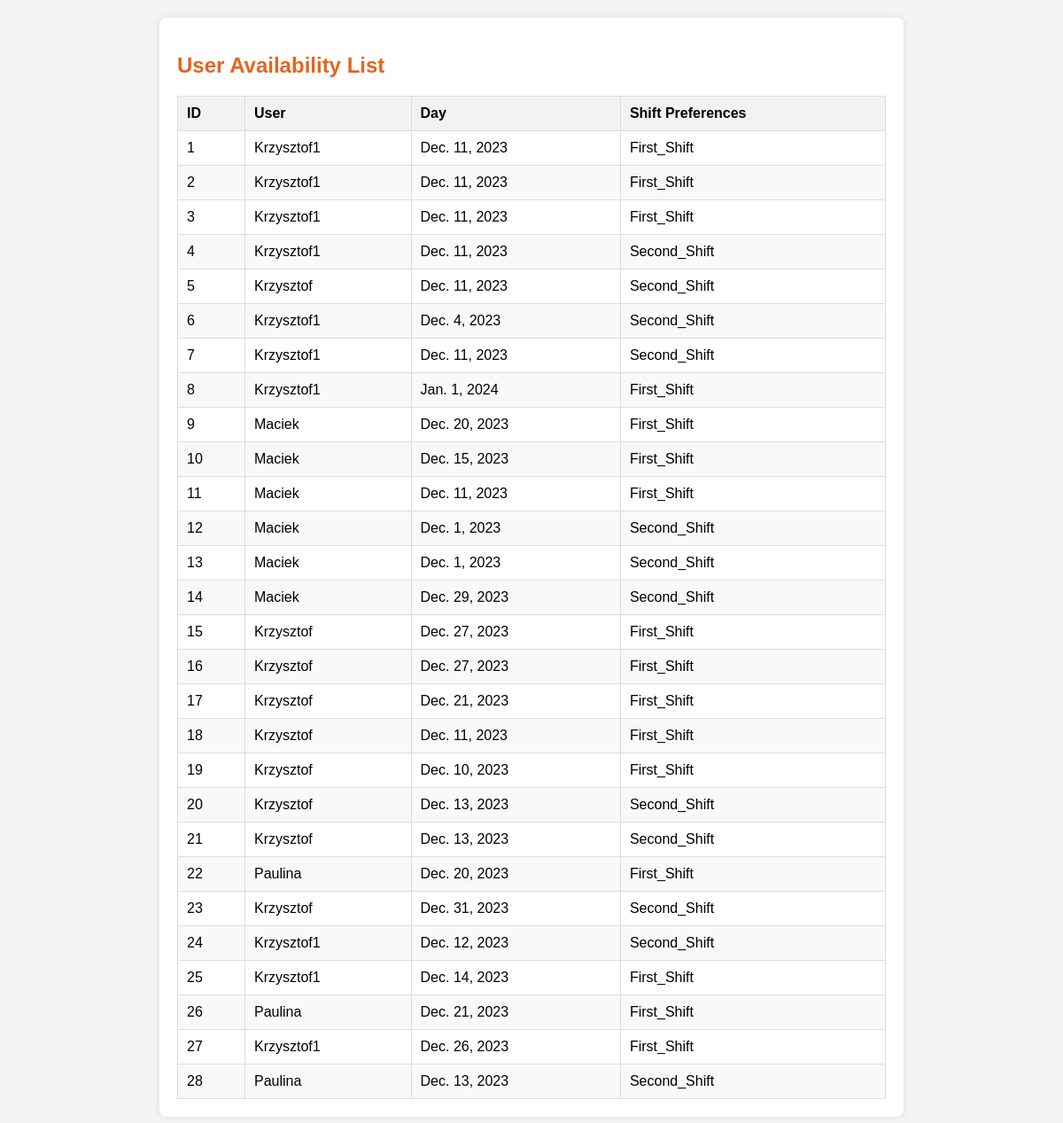
The app's page /availability_list (signed in), older data.
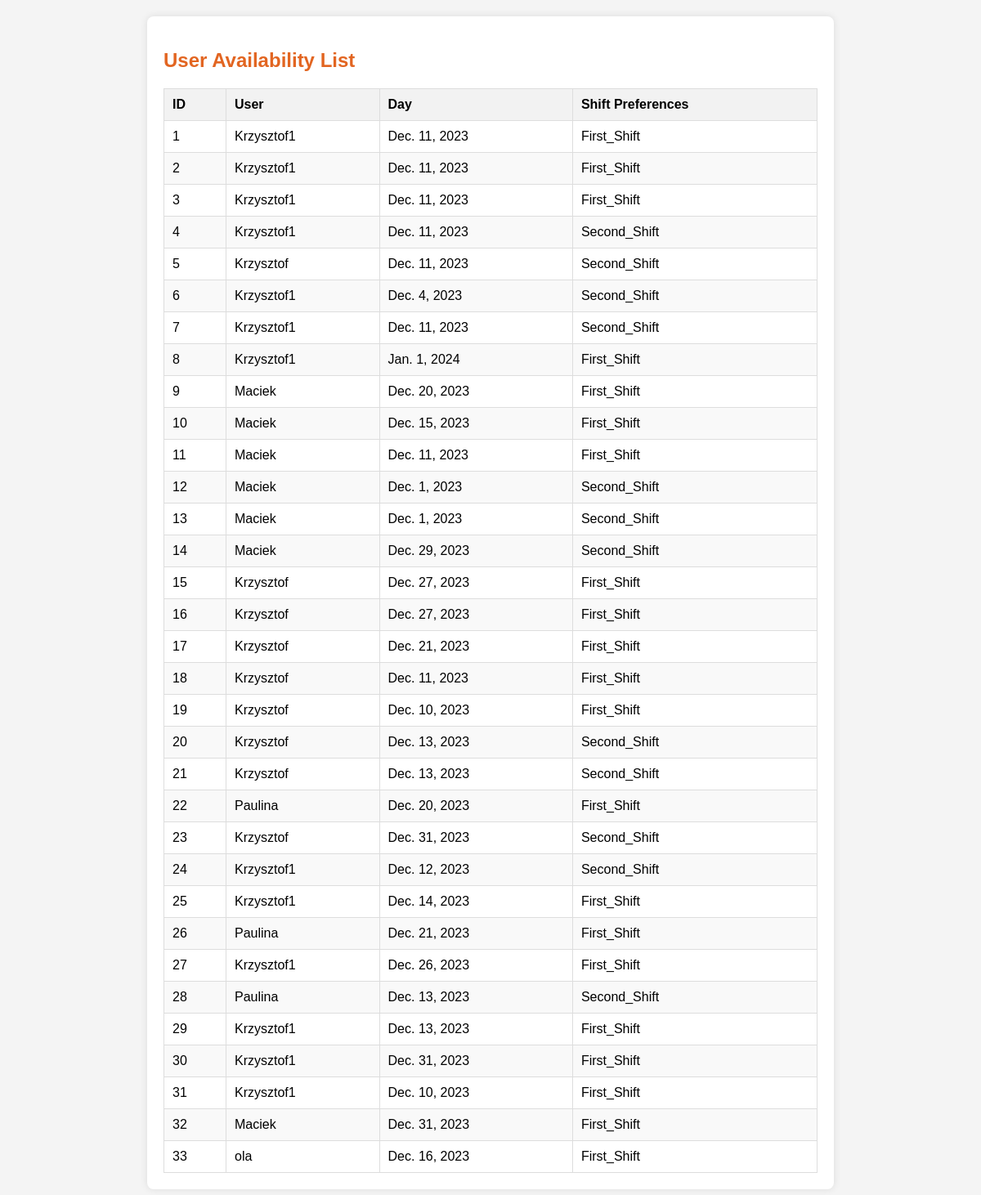
The same page, newer data.
### viewer/models.py (models this page shows, shortened)
class UserAvailability(models.Model):
    objects = None
    user_availability_id = models.AutoField(primary_key=True)
    user_id = models.ForeignKey(User, on_delete=models.CASCADE)  # Upewnij się, że to pole istnieje
    day = models.DateField(blank=True)
    shift_preferences = models.CharField(max_length=20, choices=SHIFT_CHOICES)

### viewer/views.py (the view)
# urls.py: path('availability_list', views.availability_list, name='availability_list'),
def availability_list(request):
    if request.user.is_staff:
        user_availabilities = UserAvailability.objects.all()
    else:
        user_availabilities = UserAvailability.objects.filter(user_id=request.user)
    context = {
        'user_availabilities': user_availabilities,
    }
    return render(request, 'schedule/availability_list.html', context)

### viewer/templates/schedule/availability_list.html (shortened to what this page needs)
<!DOCTYPE html>
<html lang="en">
<head>
</head>
<body>
<div class="container">
    <h2>User Availability List</h2>
    {% if user_availabilities %}
        <table class="availability-table">
            <thead>
                <tr>
                    <th onclick="sortTable(0)">ID</th>
                    <th onclick="sortTable(1)">User</th>
                    <th onclick="sortTable(2)">Day</th>
                    <th onclick="sortTable(3)">Shift Preferences</th>
                </tr>
            </thead>
            <tbody>
                {% for availability in user_availabilities %}
                    <tr>
                        <td>{{ availability.user_availability_id }}</td>
                        <td>{{ availability.user_id.username }}</td>
                        <td>{{ availability.day }}</td>
                        <td>{{ availability.shift_preferences }}</td>
                    </tr>
                {% endfor %}
            </tbody>
        </table>
    {% else %}
        <p>No availabilities found.</p>
    {% endif %}
</div>
</body>
</html>

### viewer/templates/schedule/availability_list.html (style rules this page uses)
body { font-family: Arial, sans-serif; background-color: #f4f4f4; margin: 0; padding: 0; }
.container { max-width: 800px; margin: 20px auto; background-color: #fff; padding: 20px; box-shadow: 0 0 10px rgba(0, 0, 0, 0.1); border-radius: 8px; }
h2 { color: rgba(224, 91, 19, 0.94); }
.availability-table { width: 100%; border-collapse: collapse; margin-top: 20px; }
.availability-table th, .availability-table td { border: 1px solid #ddd; padding: 10px; text-align: left; cursor: pointer; }
.availability-table th { background-color: #f2f2f2; }
.availability-table tbody tr:nth-child(even) { background-color: #f9f9f9; }

Row changes from the older to the newer data that the page shows:
added UserAvailability: user_availability_id "29", user_id.username "Krzysztof1", day "Dec. 13, 2023", shift_preferences "First_Shift"
added UserAvailability: user_availability_id "30", user_id.username "Krzysztof1", day "Dec. 31, 2023", shift_preferences "First_Shift"
added UserAvailability: user_availability_id "31", user_id.username "Krzysztof1", day "Dec. 10, 2023", shift_preferences "First_Shift"
added UserAvailability: user_availability_id "32", user_id.username "Maciek", day "Dec. 31, 2023", shift_preferences "First_Shift"
added UserAvailability: user_availability_id "33", user_id.username "ola", day "Dec. 16, 2023", shift_preferences "First_Shift"
